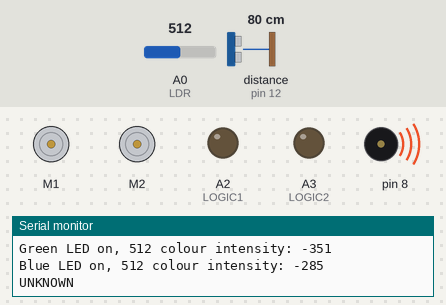
Bench run of a sketch on a simulated Arduino Uno, built with avr-gcc and run on an emulated ATmega328P. On the bench: 2 × DC motor (green arrow = forward, orange = backward, longer = faster), output pins drawn as LEDs (lit = HIGH), buzzer (waves = sounding), the last lines printed to the serial monitor. Wiring (inferred from the names in the program): ultrasonic range finder: trigger pin 12; echo pin 12. Dashed ring = blinking. The inputs (shaded band) are chosen by the test bench; at power-on: A0 (LDR) = 512, distance to the obstacle (sensor on pin 12) 80 cm. The echo pulse lasts 58.3 µs per cm.

Above: at 1.2 s.
1.3 s: A0 (LDR) set to 871
At 1.6 s:
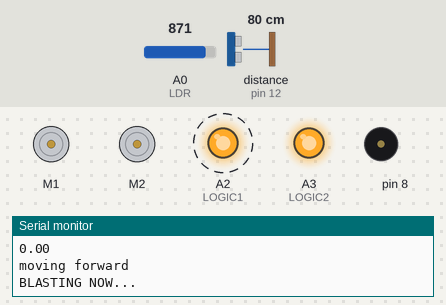
4.8 s: A0 (LDR) set to 880
At 5.2 s:
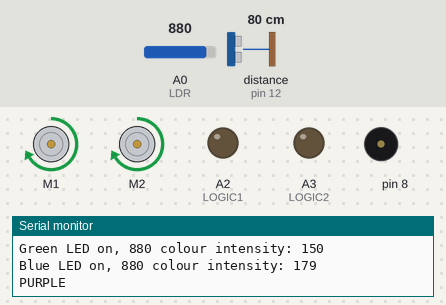
At 6.2 s:
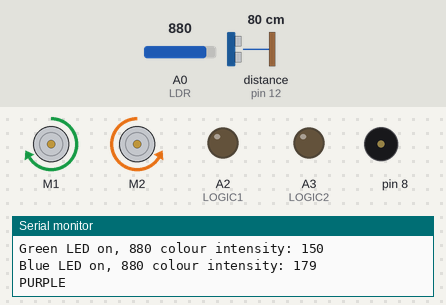
8.6 s: A0 (LDR) set to 900
At 9.9 s:
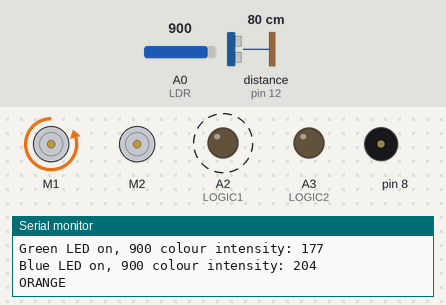
12.4 s: distance to the obstacle (sensor on pin 12) set to 2 cm
17.8 s: distance to the obstacle (sensor on pin 12) set to 9 cm
21.3 s: distance to the obstacle (sensor on pin 12) set to 4 cm
Timing chart, 0 to 25.8 s (numbered marks = the images above; inputs shaded):
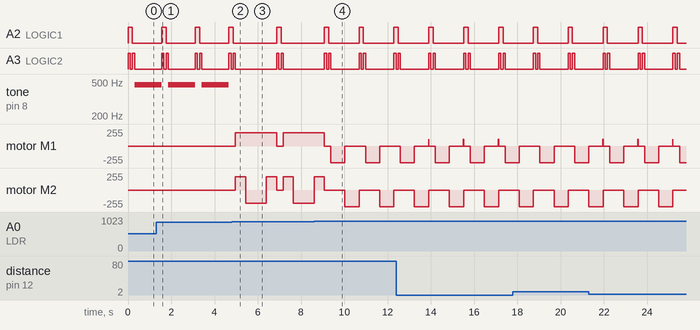

Measured:
- the behaviour switches between 879 and 880 on A0 (LDR) (found by bisection; images 1 and 2)
- after the input at 4.8 s, tone on pin 8: stops changing and stays silent; motor M1: stopped → forward 200/255 after 0.17 s, → stopped 1.9 s later, → forward 200/255 0.31 s later; motor M2: stopped → forward 200/255 after 0.17 s, → backward 200/255 0.48 s later, → forward 200/255 0.95 s later, → stopped 0.48 s later, … (6 changes in this stretch)
- after the input at 8.6 s, A2 (LOGIC1): LOW → HIGH after 2.1 s, → LOW 0.20 s later, → HIGH 1.4 s later
- by itself, A3 (LOGIC2): repeats every 1.6 s: LOW 1.3 s, HIGH 0.10 s, LOW 0.10 s, HIGH 0.10 s
- by itself, tone on pin 8: alternates 466 Hz for 1.2 s and silent for 0.31 s

The sketch:

THISISTHEONE.ino
```cpp
#include "MeMCore.h"
#define H HIGH
#define L LOW
#define ULTRASONIC 12       //assigns ultrasonic sensor to pin 12
#define SPEED_OF_SOUND 340  //units: m/s
#define TIMEOUT 1250
#define NINETY 475
#define FULL 800


MeLineFollower lineFinder(PORT_2);
int status = 0;  //line reader
MeBuzzer buzzer;
MeDCMotor motor1(M1);       //right motor
MeDCMotor motor2(M2);       //left motor, assume left is tombalek
uint8_t motorSpeed1 = 250;  //right
uint8_t motorSpeed2 = 250;  //left

uint8_t LDR = A0;       // assign LDR to pin A0
uint8_t IRsensor = A1;  //assign IRsensor to pin A1
uint8_t LOGIC1 = A2;    //2 -> 4 logic gates; 2A
uint8_t LOGIC2 = A3;    //2 -> 4 logic gates; 2B

char colourStr[3][6] = { "Red", "Green", "Blue" };

//CALIBRATION VALUES FOR COLOURS
float colourArray[] = { 0, 0, 0 };  // R,G,B. Array to store readings.
float whiteArray[] = { 912, 957, 940 };
float blackArray[] = { 638, 770, 738 }; //callibrate and get avg
float greyDiff[] = { 274, 187, 202 };

  float blackColour[] = { 0, 0, 0 };
  //bracket 1 - "high red intensity"
  float whiteColour[] = { 255, 255, 255 };
  float orangeColour[] = { 247, 185, 152 };
  float redColour[] = { 244, 150, 142};
  //245 180 140
  //235, 128, 117
  //bracket 2 = "high blue intensity"
  float cyanColour[] = { 162, 210, 225 };
  //bracket 3 - "low blue and red intensity"
  float purpleColour[] = { 187, 166, 188 };
  float greenColour[] = { 93, 163, 104 };

//MOVEMENT FUNCTIONS//
//Move Forward
void advance() {
  motor1.run(motorSpeed1);
  motor2.run(-motorSpeed2);
}
//Turn Right
void turnRight(long int turnTime) {
  motor1.run(motorSpeed1 - 150);             // right wheel
  motor2.run(-motorSpeed2);  // left wheel
  delay(turnTime);
}
//Turn Left
void turnLeft(long int turnTime) {
  motor1.run(motorSpeed1);  // right wheel
  motor2.run(-motorSpeed2 + 150);            //left wheel
  delay(turnTime);
}
void kekiriPusing(int turnTime) {  // Stationary left
  motor1.run(200);
  motor2.run(200);
  delay(turnTime);
  berhenti();
}
void kekenanPusing(int turnTime) {  // stationary right
  motor1.run(-200);
  motor2.run(-200);
  delay(turnTime);
  berhenti();
}

void keblakanPusing ()
{
      motor1.run(-250); //right go back
      motor2.run(0); //left stops
      delay(650);
      motor1.run(0); //right stop
      motor2.run(-250); //left go front
      delay(650);
}

//Reverse
void gostan(int time) {
  motor1.run(-200);
  motor2.run(200);
  delay(time);
}
//Stop
void berhenti() {
  motor1.run(0);
  motor2.run(0);
}


//code for ultrasonic sensor to work
float ultra_dist() {
  pinMode(ULTRASONIC, OUTPUT);
  digitalWrite(ULTRASONIC, LOW);  //silence
  delayMicroseconds(2);

  digitalWrite(ULTRASONIC, HIGH);
  delayMicroseconds(10);  //shouts for 10microsec

  digitalWrite(ULTRASONIC, LOW);  //silence
  pinMode(ULTRASONIC, INPUT);
  float duration = pulseIn(ULTRASONIC, HIGH, TIMEOUT);  //listens for echo; if after 1000ms, it will time out and return 0 for duration.

  float dist = duration / 2.0 / 1000000 * SPEED_OF_SOUND * 100;  //calculates dist
  //dist -= 11;                                                     // -9 because 9cm away from wall is optimal
  Serial.println(dist);
  if ((dist == 0) || (dist <= 13 && dist >= 9)) {  // dist == -9 means timed out, so dont count; this range of error is okay so returns 0; acceptable
    return 0;
  } else if (dist < 9) {  // too close to ultrasonic sensor; left side
    return 1;
  } else if (dist > 13) {  // i.e dist >= 3; too close to opp side of ultrasonic sensor; right side
    return 2;
  }
}

/*

int avgIRVolt() {
  digitalWrite(LOGIC1, LOW);
  digitalWrite(LOGIC2, LOW);  //by logic gates, turns on IRemitter
  delay(300);
  int avgIRVolt = 0;
  for (int i = 0; i < 5; i += 1) {
    float detectorVoltage = analogRead(IRsensor);
    avgIRVolt += detectorVoltage;
  }
  avgIRVolt /= 5;

  digitalWrite(LOGIC1, HIGH);
  digitalWrite(LOGIC2, LOW);  //by logic gates, turns off IRemitter; turns on green LED

  return avgIRVolt;
}

int IRdetector() {  //turns on detector without emitter
  delay(200);
  int ambientIR = 0;
  for (int i = 0; i < 5; i += 1) {
    float detectorVoltage = analogRead(IRsensor);
    ambientIR += detectorVoltage;
  }
  ambientIR /= 5;
  return ambientIR;
}

int IR_dist() {
  //delay(100);
  int ambientIR = IRdetector();  //reads ambientIR without IR Emmitter
  int IRVolt = avgIRVolt();      // reads IR with IR Emmitter

  int change_in_IR = ambientIR - IRVolt;
  Serial.println(change_in_IR);

  if (change_in_IR > 500) {  //'xx' is placeholder voltage ** change to a value in the hundreds
    return 1;                // too close to wall
  } else {
    return 0;  // not too close to wall
  }
}

*/

void offLights() {  //will turn on Y0 btw
  digitalWrite(LOGIC1, LOW);
  digitalWrite(LOGIC2, LOW);
}


void onLights(int colour) {
  if (colour == 0) {  // i==0, red LED on
    digitalWrite(LOGIC1, HIGH);
    digitalWrite(LOGIC2, HIGH);
  } else if (colour == 1) {  // i==1, green LED on
    digitalWrite(LOGIC1, HIGH);
    digitalWrite(LOGIC2, LOW);
  } else {  // i==2, blue LED on
    digitalWrite(LOGIC1, LOW);
    digitalWrite(LOGIC2, HIGH);
  }
}


void BlastNRead() {
  for (int colour = 0; colour <= 2; colour += 1) {
    onLights(colour);
    delay(100);  //let LDR settle down
    Serial.print(colourStr[colour]);
    Serial.print(" LED on, ");

    int LDRvoltage = 0;
    for (int i = 0; i < 5; i++) {  //taking one sample at a time, total of 5 samples
      LDRvoltage += analogRead(LDR);
      //delay(10);
    }
    LDRvoltage /= 5;
    Serial.print(LDRvoltage);

    int colourIntensity = (LDRvoltage - blackArray[colour]) / greyDiff[colour] * 255;
    Serial.print(" colour intensity: ");
    Serial.println(colourIntensity);
    colourArray[colour] = colourIntensity;

    offLights();
  }
}


bool identifyColour() {
  //bracket 1 - high red intensity detected - either white orange or red
  if (colourArray[0] >= (redColour[0] - 10.0)) {
    if (colourArray[2] >= (whiteColour[2] - 10.0)) {
      Serial.println("WHITE");
      celebrate();  //play music
    } else if ((colourArray[1] >= (orangeColour[1] -10))) {
      Serial.println("ORANGE");
      //180 turn within same grid
       //buzzer.tone(369.99, 291.5);    // F#4
       //buzzer.tone(415.30, 388.667);  // G#4
       //buzzer.tone(466.16, 388.667);  // A#4
       //kekenanPusing(FULL);
       keblakanPusing();
    } else {
      Serial.println("RED");
      //left turn
      kekiriPusing(NINETY);
    }
    //else {
      //Serial.println("UNKNOWN");
      //buzzer.tone(466.16, 1249);
     // return true;  // semula == true
    //}
  }
  // bracket 2 - high blue intensity detected, can only be light blue
  else if (colourArray[2] >= (cyanColour[2] - 10.0)) {
    Serial.println("BLUE");
    //two successive right-turns in 2 grids
    kekenanPusing(NINETY-20);
    motor1.run(200);
    motor2.run(-200);
    delay(900);
    kekenanPusing(NINETY-20);
  }
  //bracket 3 - low red and blue intensity detected, can be green or purple
  else {
    if (colourArray[2] >= purpleColour[2] - 10.0) {
      Serial.println("PURPLE");
      //two successive left-turn in 2 grids
      kekiriPusing(NINETY);
      motor1.run(200);
      motor2.run(-200);
      delay(950);
      kekiriPusing(NINETY);
    } else if (colourArray[1] >= greenColour[1] - 10.0) {
      Serial.println("GREEN");
      //right turn
      kekenanPusing(NINETY);
    } else {
      Serial.println("UNKNOWN");
      buzzer.tone(466.16, 1249);
      return true;  // Retake values

    }
  }
  return false;
}

void celebrate() {
  // Each of the following "function calls" plays a single tone.
  // The numbers in the bracket specify the frequency and the duration (ms)
  buzzer.tone(622.25, 1166);    //D#5
  buzzer.tone(932.33, 583);     //A#5
  buzzer.tone(830.61, 1940.5);  //G#5
  buzzer.noTone();
  buzzer.tone(554.37, 291.5);  // C#5
  buzzer.tone(739.99, 291.5);  // F#5
  buzzer.tone(698.46, 583);    // E#5
  buzzer.tone(554.37, 291.5);  // C#5
  buzzer.tone(466.16, 291.5);  // A#4
  buzzer.tone(415.30, 291.5);  // G#4
  buzzer.tone(466.16, 1249);   // A#4
  buzzer.noTone();
  buzzer.tone(466.16, 666);   // A#4
  buzzer.tone(554.37, 291.5);  // C#5
  buzzer.tone(622.25, 583);    // D#5
  buzzer.tone(369.99, 583);    // F#4

  buzzer.tone(466.16, 666);   // A#4
  buzzer.tone(554.37, 291.5);  // C#5
  buzzer.tone(622.25, 583);    // D#5
  buzzer.tone(369.99, 583);    // F#4
  buzzer.noTone();
  buzzer.tone(369.99, 291.5);    // F#4
  buzzer.tone(415.30, 388.667);  // G#4
  buzzer.tone(466.16, 388.667);  // A#4
  buzzer.tone(415.30, 388.667);  // G#4
  buzzer.tone(466.16, 2000);     // A#4
  buzzer.noTone();
}

void setup() {
  Serial.begin(9600);
  pinMode(LDR, INPUT);
  // pinMode(IRsensor, INPUT);
  pinMode(LOGIC1, OUTPUT);
  pinMode(LOGIC2, OUTPUT);
}


void loop() {
  //Serial.print("looped once");

  int sensorState = lineFinder.readSensors();  // Line reader sensor
  if (sensorState == S1_IN_S2_IN) {
        berhenti();
        //delay(500);
        digitalWrite(LOGIC1, LOW);  //turn off signal
        digitalWrite(LOGIC2, LOW);
        Serial.println("BLASTING NOW...");
        BlastNRead();
        identifyColour();  // this function should identify the colour and then turn appropriately
        Serial.println("");
        }

  int ultrasonic = ultra_dist();               // 0 is acceptable, 1 is too left, 2 is too right
    //move fwd, stay within gutters
  if (ultrasonic == 0) {
    advance();
    Serial.println("moving forward");
  }
  else if (ultrasonic == 1) {
      turnRight(10);
      Serial.println("turning right");

    }

  else if (ultrasonic == 2) {
      turnLeft(10);
      Serial.println("turning left");
    }
}
```
